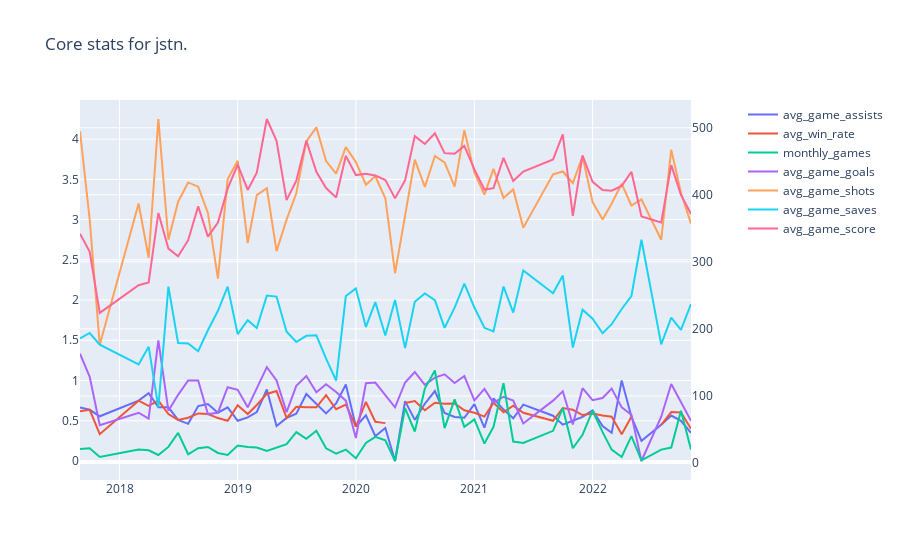

Here is the notebook cell this chart was saved with:
### Markdown cell above
# Player core stats

### Code cell
# Extract data based on player id
player_id = '5f3d8fdd95f40596eae23dcf'
with open('queries/player_core_stats.sql') as f:
    sql = f.read()
sql = sql.format(where=f"where gp.id = '{player_id}'")
df = pd.read_sql(sql, cnx)

## Plot data
fig = make_subplots(specs=[[{"secondary_y": True}]])

# Add traces
for item in set(df.columns) - {'month'}:
    if item in {'avg_game_score', 'monthly_games'}:
        fig.add_trace(go.Scatter(x=df['month'], y=df[item], mode='lines', name=item), secondary_y=True)
    else:
        fig.add_trace(go.Scatter(x=df['month'], y=df[item], mode='lines', name=item))

# Add figure title
player_name = cnx.execute(f"select tag from rocket_league.players where id='{player_id}'").fetchall()[0][0]
fig.update_layout(title_text=f'Core stats for {player_name}')


fig
